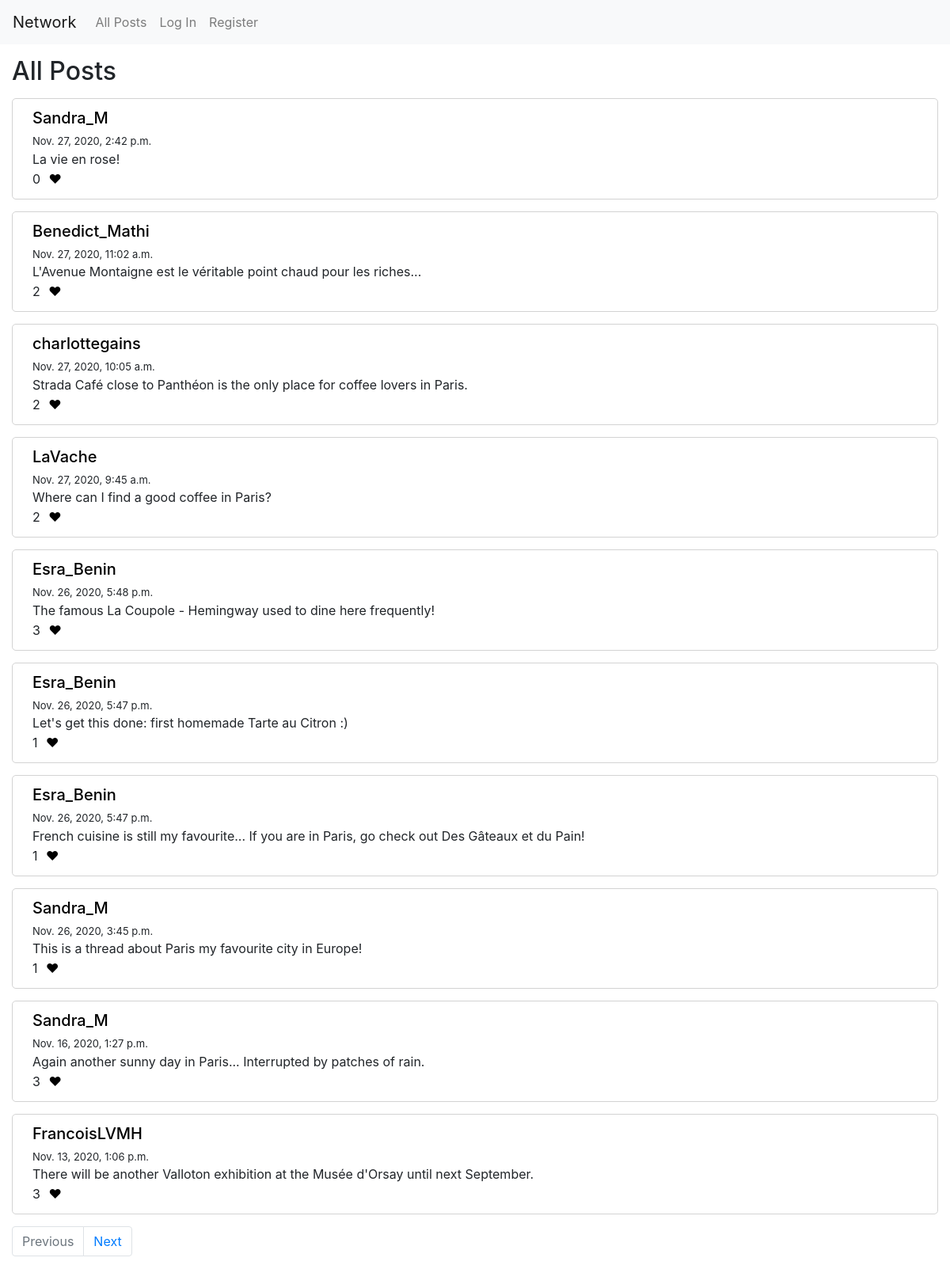
The page / on the database its author committed.
### network/models.py (models this page shows, shortened)
class Posting(models.Model):
    poster = models.ForeignKey(settings.AUTH_USER_MODEL, on_delete=models.CASCADE)
    content = models.TextField()
    date = models.DateTimeField(default=timezone.now)
    likes = models.ManyToManyField(User, blank=True, related_name="likes")
    def count_likes(self):
        return self.likes.count()

class User(AbstractUser):
    pass

### network/views.py (the view)
# urls.py: path("", views.index, name="index"),
def index(request):
    postings = Posting.objects.all().order_by('-date')
    posts = paginate(request, postings)
    if request.method == "POST":
        form = PostingForm(request.POST)
        if form.is_valid():
            form.clean()
            new_post = form.save(commit=False)
            new_post.poster = request.user
            new_post = new_post.save()
            return HttpResponseRedirect(reverse("index"))
        else:
            return render(request, "network/index.html", {
                "form": form,
                "posts": posts,
                "session_user": request.user.id
            })
    else:
        return render(request, "network/index.html", {
            "form": PostingForm(),
            "posts": posts,
            "session_user": request.user.id
        })

### network/helpers.py (called while the page is built)
def paginate(request, postings):
    page = request.GET.get('page', 1)
    paginator = Paginator(postings, 10)
    try:
        posts = paginator.page(page)
    except PageNotAnInteger:
        posts = paginator.page(1)
    except EmptyPage:
        posts = paginator.page(paginator.num_pages)
    return posts

### network/templates/network/index.html (shortened to what this page needs)
{% extends "network/layout.html" %}
{% load static %}
{% block body %}
    <h2>All Posts</h2>
    {% for post in posts %}
        <div class="postings">
            <h5><a href="{% url 'profile' post.poster %}" style="color: black;">{{ post.poster }}</a></h5>
            <div style="font-size: 13px;">{{ post.date }}</div>
            <div id="content-view-{{ post.id }}" class="content-view" data-post="{{ post.id }}" data-content="{{ post.content }}">
                <div>{{ post.content }}</div>
            </div>
            <span>{{ post.count_likes }}</span>
            {% if user in post.likes.all %}
                <span id="like-{{ post.id }}" data-value="{{ post.id }}" data-user="{{ session_user }}" data-likestatus="1" class="likes"></span>
            {% else %}
                <span id="like-{{ post.id }}" data-value="{{ post.id }}" data-user="{{ session_user }}" data-likestatus="0" class="likes"></span>
            {% endif %}
        </div>
    {% endfor %}
    {% if posts.has_other_pages %}
        <ul class="pagination">
            {% if posts.has_previous %}
                <li class="page-item" style="padding-left: 15px;"><a class="page-link" href="?page={{ posts.previous_page_number }}">Previous</a></li>
            {% else %}
                <li class="page-item disabled" style="padding-left: 15px;"><a class="page-link" href="">Previous</a></li>
            {% endif %}
            {% if posts.has_next %}
                <li class="page-item"><a class="page-link" href="?page={{ posts.next_page_number }}">Next</a></li>
            {% else %}
                <li class="page-item disabled"><a class="page-link" href="">Next</a></li>
            {% endif %}
        </ul>
    {% endif %}
{% endblock %}

### network/static/network/styles.css (style rules this page uses)
.postings { border: 1px solid lightgray; margin: 15px; border-radius: 5px 5px; padding: 12px 25px; background-color: white; }
h2 { margin-left: 15px; margin-top: 15px; }

### rows shown on the page
Posting: poster "Sandra_M", date "Nov. 27, 2020, 2:42 p.m.", content "La vie en rose!", count_likes "0"
Posting: poster "Benedict_Mathi", date "Nov. 27, 2020, 11:02 a.m.", content "L'Avenue Montaigne est le véritable point chaud pour les riches...", count_likes "2"
Posting: poster "charlottegains", date "Nov. 27, 2020, 10:05 a.m.", content "Strada Café close to Panthéon is the only place for coffee lovers in Paris.", count_likes "2"
Posting: poster "LaVache", date "Nov. 27, 2020, 9:45 a.m.", content "Where can I find a good coffee in Paris?", count_likes "2"
Posting: poster "Esra_Benin", date "Nov. 26, 2020, 5:48 p.m.", content "The famous La Coupole - Hemingway used to dine here frequently!", count_likes "3"
Posting: poster "Esra_Benin", date "Nov. 26, 2020, 5:47 p.m.", content "Let's get this done: first homemade Tarte au Citron :)", count_likes "1"
Posting: poster "Esra_Benin", date "Nov. 26, 2020, 5:47 p.m.", content "French cuisine is still my favourite... If you are in Paris, go check out Des Gâteaux et du Pain!", count_likes "1"
Posting: poster "Sandra_M", date "Nov. 26, 2020, 3:45 p.m.", content "This is a thread about Paris my favourite city in Europe!", count_likes "1"
Posting: poster "Sandra_M", date "Nov. 16, 2020, 1:27 p.m.", content "Again another sunny day in Paris... Interrupted by patches of rain.", count_likes "3"
Posting: poster "FrancoisLVMH", date "Nov. 13, 2020, 1:06 p.m.", content "There will be another Valloton exhibition at the Musée d'Orsay until next September.", count_likes "3"
